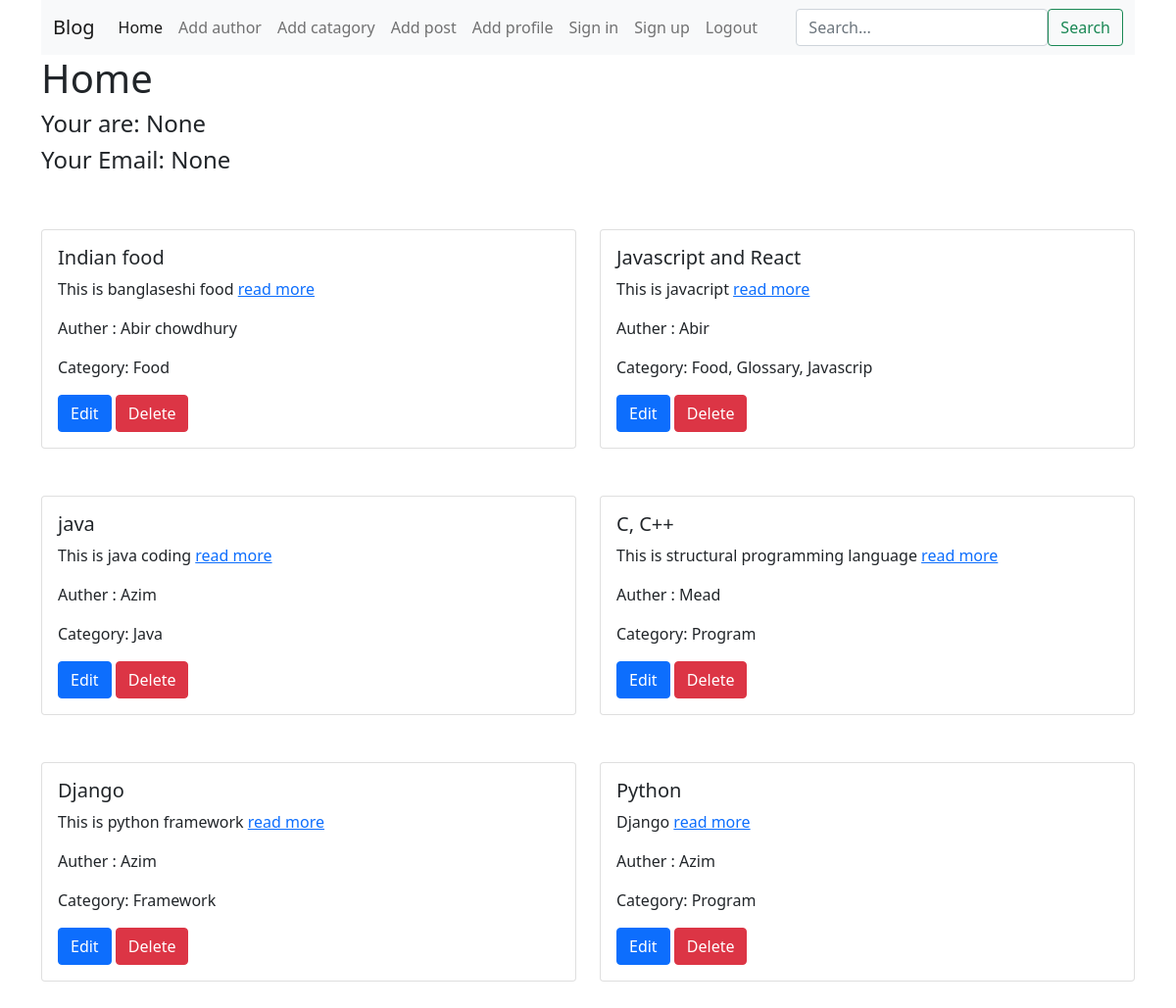
Before: / with the older database file.
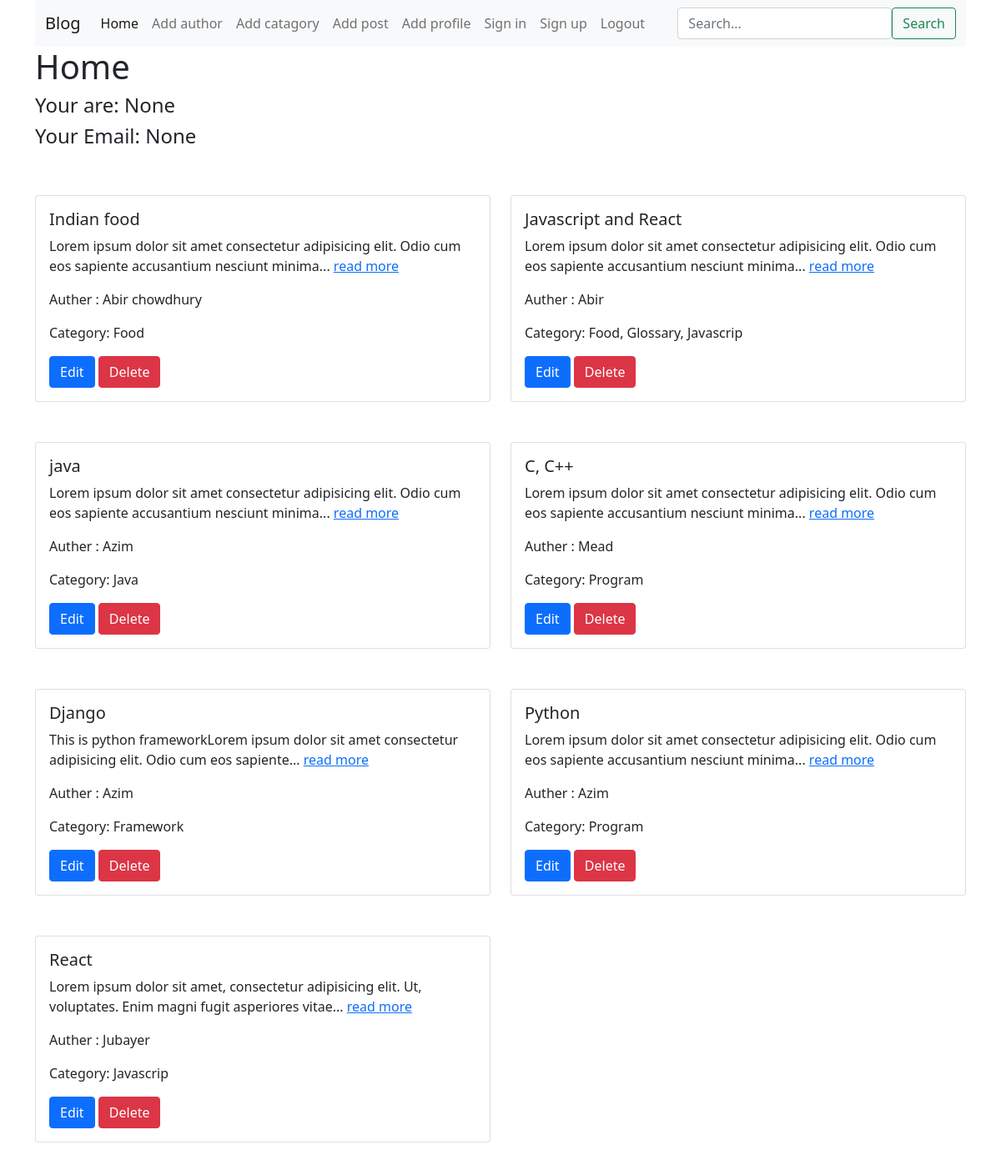
After: the same page with the newer database file.
### posts/models.py (models this page shows, shortened)
class Post(models.Model):
    title = models.CharField(max_length=50)
    content = models.TextField()
    category = models.ManyToManyField(Category)
    author = models.ForeignKey(Author, on_delete=models.CASCADE)
    def get_truncated_content(self, num_words=15):
        words = self.content.split()  # Split content into words
        if len(words) > num_words:
            return ' '.join(words[:num_words]) + '...'  # Truncate and add '...' if needed
        return self.content

### author/models.py (models this page shows, shortened)
class Author(models.Model):
    name = models.CharField(max_length=50)
    bio = models.TextField()
    phone_number = models.CharField(max_length=12)

### categories/models.py (models this page shows, shortened)
class Category(models.Model):
    name = models.CharField(max_length=50)

### blogProject/viwes.py (the view)
# urls.py: path('', home, name="homepage"), #home
def home(request):
    query = request.GET.get('query', None)
    posts = Post.objects.all()
    user_email =  request.session.get('email')
    user_name =  request.session.get('username')
    if query:
        posts = posts.filter(title__icontains=query) | \
                posts.filter(content__icontains=query) | \
                posts.filter(author__name__icontains=query)
        print("posts: ",posts)
    context = {
        "posts": posts,
        "SearchForm": SearchForm(),
        "user_email": user_email,
        "user_name": user_name
    }
    return render(request, "home.html", context)

### blogProject/forms.py
class SearchForm(forms.Form):
    query = forms.CharField(
        label='',
        max_length=100,
        widget=forms.TextInput(attrs={
            'class': 'form-control ',
            'placeholder': 'Search...'
        })
    )

### blogProject/context_processors.py (called while the page is built)
def search_form(request):
    search_form = SearchForm()
    return {'SearchForm': search_form}

### templates/home.html (shortened to what this page needs)
{% extends 'base.html' %}
{% block content %}
  {% load crispy_forms_tags %}
  <h1>Home</h1>
  <h4>Your are: {{ user_name }}</h4>
  <h4>Your Email: {{ user_email }}</h4>
  <div class="row mb-5">
    {% if posts %}
      {% for post in posts %}
        <div class="col-sm-6 mt-5">
          <div class="card">
            <div class="card-body">
              <h5 class="card-title">{{ post.title }}</h5>
              <p class="card-text">
                {{ post.get_truncated_content }} <a href="{% url 'single_post' post.id %}">read more</a>
              </p>
              <p class="card-text">Auther : {{ post.author.name.capitalize }}</p>
              <p class="card-text">
                Category:{% for category in post.category.all %}
                  {{ category.name.capitalize }}{% if not forloop.last %}, {% endif %}
                {% endfor %}
              </p>
              <a href="{% url 'update_post' post.id %}" class="btn btn-primary">Edit</a>
              <a href="{% url 'delete_post' post.id %}" class="btn btn-danger">Delete</a>
            </div>
          </div>
        </div>
      {% endfor %}
    {% else %}
      <h2 class="text-danger">Post not found...</h2>
    {% endif %}
  </div>
{% endblock %}

### templates/base.html (shortened to what this page needs)
<!DOCTYPE html>
<html lang="en">
  <head>
    <link href="https://cdn.jsdelivr.net/npm/bootstrap@5.0.2/dist/css/bootstrap.min.css" rel="stylesheet" />
  </head>
  <body>
    <div class="container">
      <nav class="navbar navbar-expand-lg navbar-light bg-light">
        <div class="container-fluid">
          <a class="navbar-brand" href="{% url "homepage" %}" >Blog </a>
          <div class="collapse navbar-collapse" id="navbarSupportedContent">
            <ul class="navbar-nav me-auto mb-2 mb-lg-0">
              <li class="nav-item">
                <a class="nav-link active" aria-current="page" href="{% url "homepage" %}" >Home</a>
              </li>
              <li class="nav-item">
                <a class="nav-link" aria-current="page" href="{% url "add_author" %}" >Add author</a>
              </li>
              <li class="nav-item">
                <a class="nav-link " aria-current="page" href="{% url "add_catagory" %}" >Add catagory</a>
              </li>
              <li class="nav-item">
                <a class="nav-link" aria-current="page" href="{% url "add_post" %}" >Add post</a>
              </li>
              <li class="nav-item">
                <a class="nav-link" aria-current="page" href="{% url "add_profile" %}" >Add profile</a>
              </li>
              <li class="nav-item">
                <a class="nav-link" aria-current="page" href="{% url "sign_in" %}" >Sign in</a>
              </li>
              <li class="nav-item">
                <a class="nav-link" aria-current="page" href="{% url "registration" %}" >Sign up</a>
              </li>
              <li class="nav-item">
                <a class="nav-link" aria-current="page" href="{% url "logout" %}" >Logout</a>
              </li>
            </ul>
            <form class="d-flex" method="GET" action="{% url 'homepage' %}">
              {{ SearchForm.query }}
              <button class="btn btn-outline-success" type="submit">Search</button>
            </form>
          </div>
        </div>
      </nav>
      {% block content %}
      {% endblock %}
    </div>
  </body>
</html>

Changed rows visible on the page:
changed Post "Indian food": get_truncated_content "This is banglaseshi food" → "Lorem ipsum dolor sit amet consectetur adipisicing elit. Odio cum eos sapiente accusantium nesciunt minima..."
changed Post "Javascript and React": get_truncated_content "This is javacript" → "Lorem ipsum dolor sit amet consectetur adipisicing elit. Odio cum eos sapiente accusantium nesciunt minima..."
changed Post "java": get_truncated_content "This is java coding" → "Lorem ipsum dolor sit amet consectetur adipisicing elit. Odio cum eos sapiente accusantium nesciunt minima..."
changed Post "Mead": get_truncated_content "This is structural programming language" → "Lorem ipsum dolor sit amet consectetur adipisicing elit. Odio cum eos sapiente accusantium nesciunt minima..."
changed Post "Django": get_truncated_content "This is python framework" → "This is python frameworkLorem ipsum dolor sit amet consectetur adipisicing elit. Odio cum eos sapiente..."
changed Post "Python": get_truncated_content "Django" → "Lorem ipsum dolor sit amet consectetur adipisicing elit. Odio cum eos sapiente accusantium nesciunt minima..."
added Post: title "React", get_truncated_content "Lorem ipsum dolor sit amet, consectetur adipisicing elit. Ut, voluptates. Enim magni fugit asperiores vitae...", author.name "Jubayer", Category (name "Javascrip")
